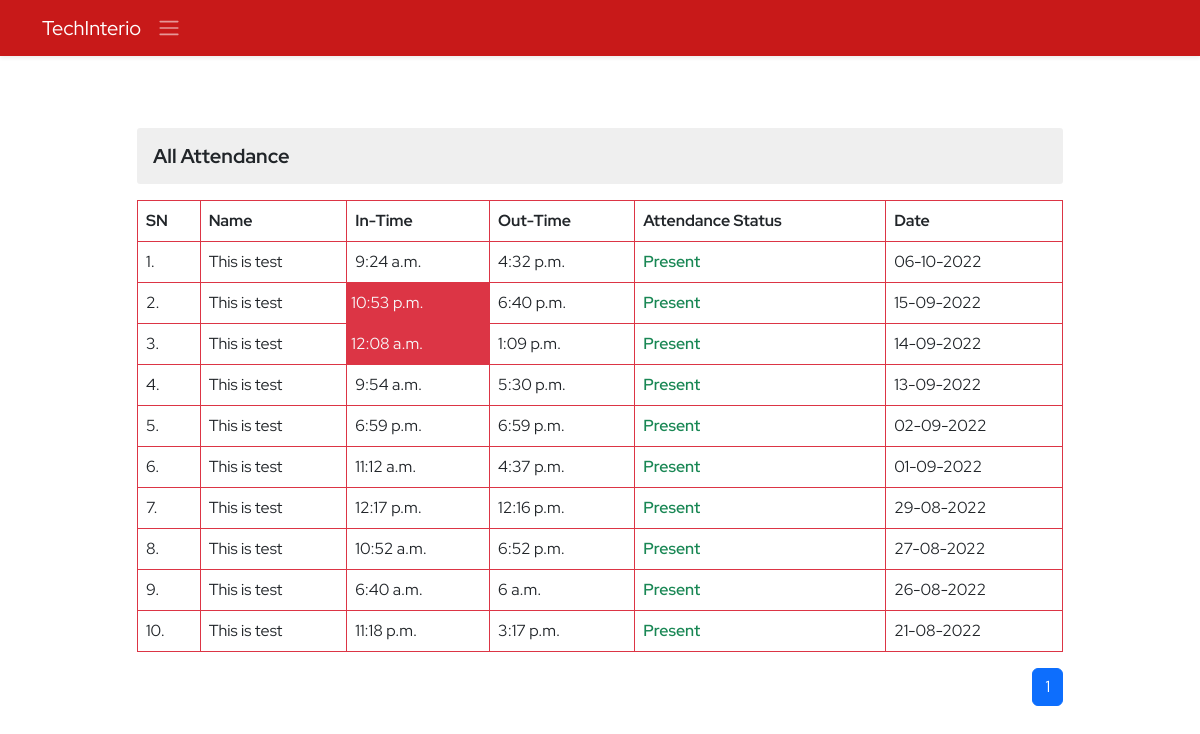
The app's page /ems/all-attendance/ (signed in), older data.
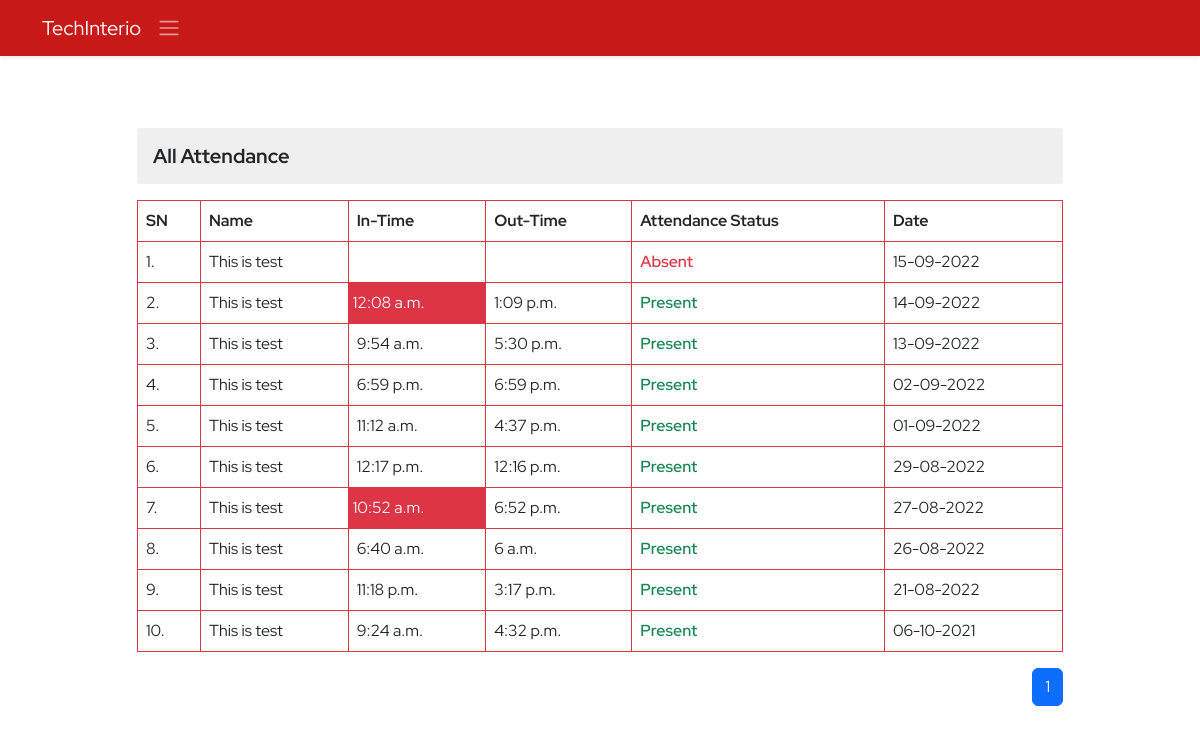
The same page, newer data.
### ems/models.py (models this page shows, shortened)
class Attendance(models.Model):
    employee=models.ForeignKey(Employee,on_delete=models.CASCADE)
    intime=models.TimeField(blank=True, null=True)
    outtime=models.TimeField(blank=True,null=True)
    present=models.BooleanField(default=False)
    date=models.DateField()
    is_late=models.BooleanField(default=False)
    created_at = models.DateTimeField(auto_now_add=True,blank=True,null=True)
    updated_at = models.DateTimeField(auto_now=True,blank=True,null=True)

class Employee(models.Model):
    empid=models.AutoField(primary_key=True)
    employeeid=models.IntegerField(unique=True, null=True, blank=True)
    user=models.OneToOneField(User,on_delete=models.CASCADE)
    name=models.CharField(max_length=50)
    father_name=models.CharField(max_length=50)
    mother_name=models.CharField(max_length=50,null=True,blank=True)
    avtar=models.ImageField(upload_to='employee_profile_images', blank=True , default='profile.jpg')
    dob=models.DateField()
    email=models.EmailField(max_length=100)
    mobile_no=models.IntegerField()
    emergency_mobile_no=models.IntegerField(null=True,blank=True)
    address=models.OneToOneField(Address, on_delete=models.CASCADE,blank=True, null=True,)
    designation=models.CharField(max_length=70,null=True, blank=True)
    role=models.ForeignKey(Role, on_delete=models.SET_NULL,blank=True, null=True,)
    department=models.ForeignKey(Department, on_delete=models.SET_NULL,blank=True, null=True,)
    joining_date=models.DateField(null=True, blank=True)
    status=models.CharField(max_length=15)
    @property
    def imageURL(self):
        try:
            url=self.avtar.url
        except:
            url=''
        return url

### ems/views.py (the view)
# urls.py: path('all-attendance/',allAttendances,name='all-attendance'),
@login_required()
def allAttendances(request):
    context={}
    try:
        if not request.user.is_superuser:
            profile_obj=Employee.objects.get(user=request.user)
            context['profile']=profile_obj
            emp_obj=Employee.objects.get(user=request.user)
            attendances=Attendance.objects.filter(employee=emp_obj).order_by('-date')
            paginator=Paginator(attendances,10)
            page_no=request.GET.get('page')
            total_pages=paginator.page_range
            finalattendances=paginator.get_page(page_no)
            context['attendances']=finalattendances
            context['pages']=total_pages
        else:
            return redirect('ems:ems')
    except Exception as e:
        print('All Attendance of Employee Execption : ',e)
    return render(request,'ems/all_attendances.html',context)

### ems/templates/ems/all_attendances.html (shortened to what this page needs)
{% extends './base.html' %}
{% block body %}
<section class="py-5">
    <div class="container">
        <div class="row d-flex justify-content-center">
            <div class="col-12 col-sm-10">
                <h3 class="derpartment-title my-3">All Attendance</h3>
                <table class="table table-bordered border-danger border-1 ">
                    <tr>
                        <th>SN</th>
                        <th>Name</th>
                        <th>In-Time</th>
                        <th>Out-Time</th>
                        <th>Attendance Status</th>
                        <th class="">Date</th>
                    </tr>
                    {% for item in attendances %}
                    <tr>
                        <td>{{forloop.counter}}.</td>
                        <td>{{item.employee.name}}</td>
                        {% if item.is_late == True %}
                        <td class="bg-danger text-light p-1 py-2">{{item.intime | time}}</td>
                        {% else %}
                        <td>{{item.intime | time}}</td>
                        {% endif %}
                        <td>{{item.outtime | time}}</td>
                        {% if item.present %}
                        <td class="text-success fw-semibold ">Present</td>
                        {% else %}
                        <td class="text-danger fw-semibold ">Absent</td>
                        {% endif %}
                        <td>{{item.date | date:"d-m-Y"}}</td>
                    </tr>
                    {% endfor %}
                </table>
                <nav aria-label="Page navigation example">
                    <ul class="pagination justify-content-end">
                        {% if pages %}
                        {% for p in pages %}
                        {% if p == attendances.number %}
                        <li class="page-item active" aria-current="page"><a class="page-link "
                                href="?page={{p}}">{{p}}</a></li>
                        {% else %}
                        <li class="page-item "><a class="page-link" href="?page={{p}}">{{p}}</a></li>
                        {% endif %}
                        {% endfor %}
                        {% endif %}
                    </ul>
                </nav>
            </div>
        </div>
    </div>
</section>
{% endblock %}

Row changes from the older to the newer data that the page shows:
changed Attendance (number 1 of 10 on the later page): is_late True → False (drawn); intime "10:53 p.m." → (not shown); outtime "6:40 p.m." → (not shown); present "Present" → "Absent"
changed Attendance (number 7 of 10 on the later page): is_late False → True (drawn)
changed Attendance (number 10 of 10 on the later page): date "06-10-2022" → "06-10-2021"; moves down the list
